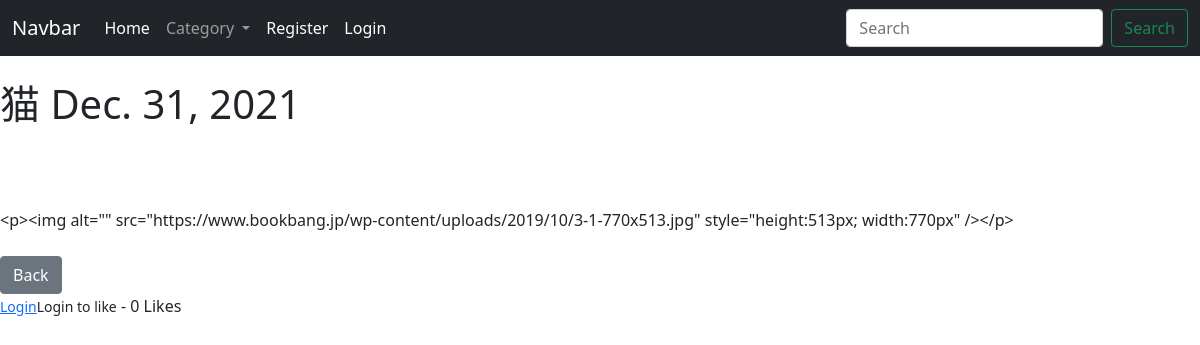
The app's page /article/10, older data.
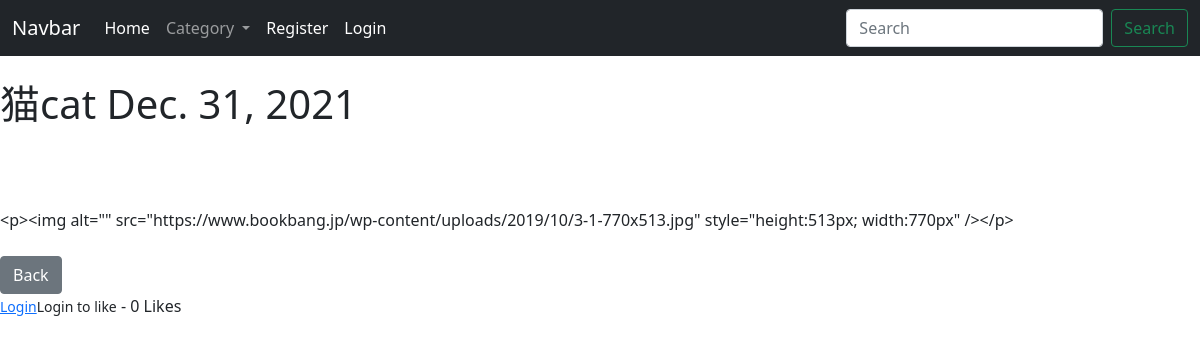
The same page, newer data.
### theblog/models.py (models this page shows, shortened)
class Post(models.Model):
    title = models.CharField(max_length=255)
    title_tag = models.CharField(max_length=255, default="My Freakin' Awesome Blog!")
    author = models.ForeignKey(User, on_delete=models.CASCADE)
    body = RichTextField(blank=True, null=True)
    post_date = models.DateField(auto_now_add=True)
    category = models.CharField(max_length=255, default='coding')
    snippet = models.CharField(max_length=255, default='Click Link Above To Read Blog Post...')
    likes = models.ManyToManyField(User, related_name='blog_posts')
    def total_likes(self):
        return self.likes.count()

### theblog/views.py (the view)
# urls.py: path('article/<int:pk>', ArticleDetailView.as_view(), name="article-detail"),
class ArticleDetailView(DetailView):
    model = Post
    template_name = 'article_details.html'
    def get_context_data(self, *args, **kwargs):
        cat_menu = Category.objects.all()
        context = super(ArticleDetailView, self).get_context_data(*args, **kwargs)
        stuff = get_object_or_404(Post, id=self.kwargs['pk'])
        total_likes = stuff.total_likes()
        liked = False
        if stuff.likes.filter(id=self.request.user.id):
            liked = True
        context["cat_menu"] = cat_menu
        context["total_likes"] = total_likes
        context["liked"] = liked
        return context

### theblog/models.py (called while the page is built)
    def __str__(self):
        return self.name

### theblog/templates/article_details.html (shortened to what this page needs)
{% extends 'base.html' %}
{% block content %}
<h1>{{ post.title }} {{ post.post_date }} </h1>
<br>
{{ post.author.first_name }}<br>
{{ post.author.last_name }}<br>
{{ post.body }}
<br>
<br>
<a href="{% url 'home' %}" class="btn btn-secondary">Back</a>
<form action="{% url 'like_post' post.pk %}" method="POST">
    {% if user.is_authenticated %}
        {% if liked %}
            <button type="submit", name="post_id",
            value="{{ post.id }}", class="btn btn-danger btn-sm">Unlike</button>
        {% else %}
            <button type="submit", name="post_id",
            value="{{ post.id }}", class="btn btn-primary btn-sm">Like</button>
        {% endif %}
    {% else %}
        <small><a href="{% url 'login' %}">Login</a>Login to like</small>
    {% endif %}
        - {{ total_likes }} Likes
</form>
{% endblock %}

Row changes from the older to the newer data that the page shows:
changed Post: title "猫" → "猫cat"
